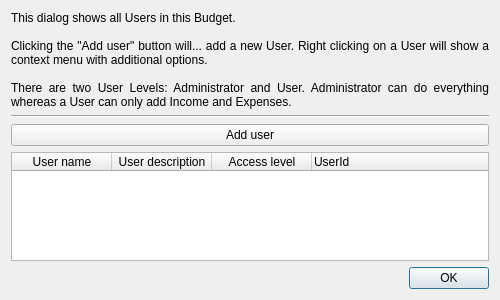
<?xml version="1.0" encoding="UTF-8"?>
<ui version="4.0">
 <class>usersForm</class>
 <widget class="QDialog" name="usersForm">
  <property name="windowModality">
   <enum>Qt::ApplicationModal</enum>
  </property>
  <property name="geometry">
   <rect>
    <x>0</x>
    <y>0</y>
    <width>500</width>
    <height>300</height>
   </rect>
  </property>
  <property name="windowTitle">
   <string>Users configuration</string>
  </property>
  <layout class="QVBoxLayout" name="verticalLayout">
   <item>
    <widget class="QLabel" name="label_helpText">
     <property name="text">
      <string>This dialog shows all Users in this Budget.

Clicking the &quot;Add user&quot; button will... add a new User. Right clicking on a User will show a context menu with additional options.

There are two User Levels: Administrator and User. Administrator can do everything whereas a User can only add Income and Expenses. </string>
     </property>
     <property name="alignment">
      <set>Qt::AlignJustify|Qt::AlignVCenter</set>
     </property>
     <property name="wordWrap">
      <bool>true</bool>
     </property>
    </widget>
   </item>
   <item>
    <widget class="Line" name="line">
     <property name="orientation">
      <enum>Qt::Horizontal</enum>
     </property>
    </widget>
   </item>
   <item>
    <widget class="QPushButton" name="pushButton_addUser">
     <property name="text">
      <string>Add user</string>
     </property>
    </widget>
   </item>
   <item>
    <widget class="QTreeWidget" name="treeWidget_users">
     <column>
      <property name="text">
       <string>User name</string>
      </property>
      <property name="textAlignment">
       <set>AlignHCenter|AlignVCenter|AlignCenter</set>
      </property>
     </column>
     <column>
      <property name="text">
       <string>User description</string>
      </property>
      <property name="textAlignment">
       <set>AlignHCenter|AlignVCenter|AlignCenter</set>
      </property>
     </column>
     <column>
      <property name="text">
       <string>Access level</string>
      </property>
      <property name="textAlignment">
       <set>AlignHCenter|AlignVCenter|AlignCenter</set>
      </property>
     </column>
     <column>
      <property name="text">
       <string>UserId</string>
      </property>
     </column>
    </widget>
   </item>
   <item>
    <widget class="QDialogButtonBox" name="buttonBox">
     <property name="orientation">
      <enum>Qt::Horizontal</enum>
     </property>
     <property name="standardButtons">
      <set>QDialogButtonBox::Ok</set>
     </property>
    </widget>
   </item>
  </layout>
 </widget>
 <resources/>
 <connections>
  <connection>
   <sender>buttonBox</sender>
   <signal>accepted()</signal>
   <receiver>usersForm</receiver>
   <slot>accept()</slot>
   <hints>
    <hint type="sourcelabel">
     <x>248</x>
     <y>254</y>
    </hint>
    <hint type="destinationlabel">
     <x>157</x>
     <y>274</y>
    </hint>
   </hints>
  </connection>
  <connection>
   <sender>buttonBox</sender>
   <signal>rejected()</signal>
   <receiver>usersForm</receiver>
   <slot>reject()</slot>
   <hints>
    <hint type="sourcelabel">
     <x>316</x>
     <y>260</y>
    </hint>
    <hint type="destinationlabel">
     <x>286</x>
     <y>274</y>
    </hint>
   </hints>
  </connection>
 </connections>
</ui>
